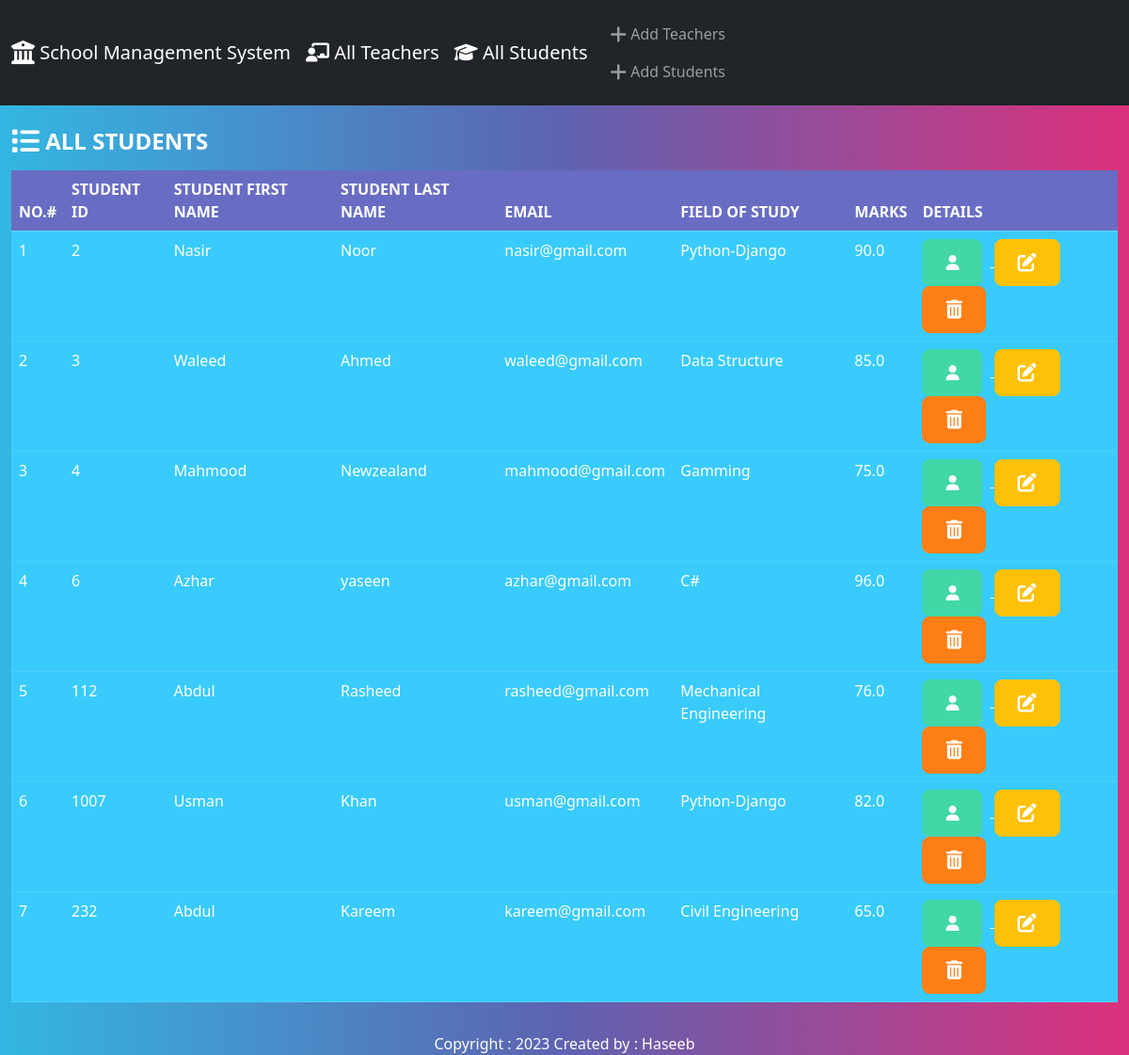
The page /student/ on the database its author committed.
### students/models.py (models this page shows, shortened)
class Student(models.Model):
    student_number = models.PositiveIntegerField()
    first_name = models.CharField(max_length=50)
    last_name = models.CharField(max_length=50)
    email = models.EmailField(max_length=100)
    field_of_study = models.CharField(max_length=50)
    marks = models.FloatField(max_length=50)

### students/views.py (the view)
# urls.py: path('', views.index, name='sindex'),
def index(request):
    students = Student.objects.all()
    return render (request, 'students/index.html', { 'students' : students })

### students/templates/students/index.html (shortened to what this page needs)
{% extends "base.html" %}
{% block body %}
<br>
<th>
  <h4><i class="fa-solid fa-list fa-lg"></i> ALL STUDENTS </h4>
</th>
<table class="table table-hover">
    <thead>
      <tr>
        <th scope="col">NO.#</th>
        <th scope="col">STUDENT ID</th>
        <th scope="col">STUDENT FIRST NAME</th>
        <th scope="col">STUDENT LAST NAME</th>
        <th scope="col">EMAIL</th>
        <th scope="col">FIELD OF STUDY</th>
        <th scope="col">MARKS</th>
        <th scope="col">DETAILS</th>
      </tr>
    </thead>
    {% for student in students %}
    <tbody>
      <tr class="table-info">
        <td>{{ forloop.counter }}</td>
        <td>{{ student.student_number }}</td>
        <td>{{ student.first_name }}</td>
        <td>{{ student.last_name }}</td>
        <td>{{ student.email }}</td>
        <td>{{ student.field_of_study }}</td>
        <td>{{ student.marks }}</td>
        <td>
          <a href="{% url 'details' student.id %}">
            <button type= "button" class="btn btn-success me-1" >
                <i class="fa-solid fa-user"></i>
            </button>
          </a>
            <a class = "btn btn-warning me=1" href="{% url 'edit' student.id %}">
                <i class="fa-solid fa-pen-to-square fa-lg"></i>
            </a>
            <button type = "button" class = "btn btn-danger" data-bs-toggle = "modal" data-bs-target = "#delete{{student.id}}">
              <i class="fa-solid fa-trash-can fa-lg"></i>
            </button>
        </td>
      </tr>
    </tbody>
    {% endfor %}
  </table>
{% endblock %}

### templates/base.html (shortened to what this page needs)
{% load static %}
<!DOCTYPE html>
<html lang="en">
<head>
  <link rel="stylesheet" href="https://cdnjs.cloudflare.com/ajax/libs/font-awesome/6.4.0/css/all.min.css">
  <link rel="stylesheet" href="{% static 'css/bootstrap.min.css' %}">
</head>
<body class="d-flex flex-column min-vh-100">
  <nav class="navbar navbar-expand-lg bg-dark" data-bs-theme="dark">
    <div class="container-fluid">
      <a class="navbar-brand" href="{% url 'home' %}">
        <i class="fa-solid fa-building-columns fa-lg"></i> School Management System
      </a>
      <a class="navbar-brand" href="{% url 'teacher:tindex' %}">
        <i class="fa-solid fa-chalkboard-user"></i> All Teachers
      </a>
      <a class="navbar-brand" href="{% url 'sindex' %}">
        <i class="fa-solid fa-graduation-cap"></i> All Students
      </a>
      <div class="collapse navbar-collapse" id="navbarColor02">
        <ul class="navbar-nav me-auto">
          <li class="nav-item">
            <a class="nav-link" href="{% url 'teacher:add' %}">
              <i class="fa-solid fa-plus fa-lg"></i> Add Teachers
            </a>
            <a class="nav-link" href="{% url 'add' %}">
              <i class="fa-solid fa-plus fa-lg"></i> Add Students
            </a>
          </li>
        </ul>
      </div>
    </div>
  </nav>
  <div class="container-fluid">
    {% block body %}
    {% endblock body %}
  </div>
  <footer class="mt-auto nb-4">
    <div class="text-center">
      <span>Copyright :
        <script>document.write(new Date().getFullYear())</script> Created by : Haseeb
      </span>
    </div>
  </footer>
</body>
</html>

### rows shown on the page
Student: student_number "2", first_name "Nasir", last_name "Noor", email "nasir@gmail.com", field_of_study "Python-Django", marks "90.0"
Student: student_number "3", first_name "Waleed", last_name "Ahmed", email "waleed@gmail.com", field_of_study "Data Structure", marks "85.0"
Student: student_number "4", first_name "Mahmood", last_name "Newzealand", email "mahmood@gmail.com", field_of_study "Gamming", marks "75.0"
Student: student_number "6", first_name "Azhar", last_name "yaseen", email "azhar@gmail.com", field_of_study "C#", marks "96.0"
Student: student_number "112", first_name "Abdul", last_name "Rasheed", email "rasheed@gmail.com", field_of_study "Mechanical Engineering", marks "76.0"
Student: student_number "1007", first_name "Usman", last_name "Khan", email "usman@gmail.com", field_of_study "Python-Django", marks "82.0"
Student: student_number "232", first_name "Abdul", last_name "Kareem", email "kareem@gmail.com", field_of_study "Civil Engineering", marks "65.0"
